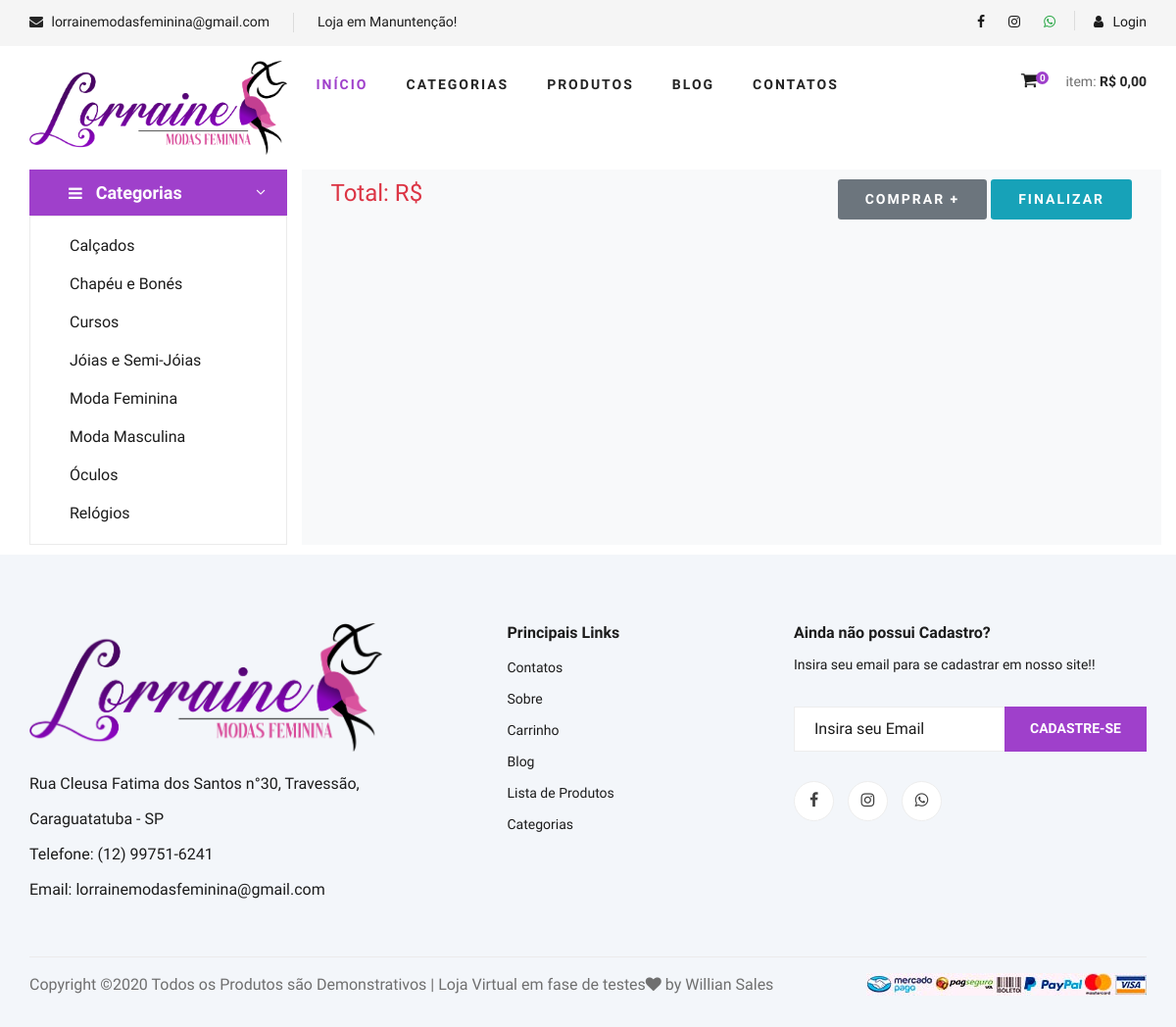
Page /carrinho.php on the committed database.
### tables this page shows
CREATE TABLE `categorias` (
  `id` int(11) NOT NULL AUTO_INCREMENT,
  `nome` varchar(50) NOT NULL,
  `nome_url` varchar(50) NOT NULL,
  `imagem` varchar(100) NOT NULL,
  PRIMARY KEY (`id`)
);

### carrinho.php (the view, shortened to what this page needs)
<?php
require_once("cabecalho.php");
?>
<section class="hero hero-mobile">
  <div class="container">
    <div class="row">
      <div class="col-lg-3">
        <div class="hero__categories">
          <div class="hero__categories__all">
            <i class="fa fa-bars"></i>
            <span>Categorias</span>
          </div>
          <ul>
            <?php
            $query = $pdo->query("SELECT * FROM categorias order by nome asc ");
            $res = $query->fetchAll(PDO::FETCH_ASSOC);
            for ($i=0; $i < count($res); $i++) {
              $nome = $res[$i]['nome'];
              $nome_url = $res[$i]['nome_url'];
              ?>
              <li><a href="sub-categoria-de-<?php echo $nome_url ?>"><?php echo $nome ?></a></li>
            <?php } ?>
          </ul>
        </div>
      </div>
<section class="shoping-cart spad bg-light col-lg-9">
    <div class="container">
        <div class="row">
          <div class="col-md-6">
            <h4 class="text-danger">Total: R$<span id="valor_total" class="ml-1"> </span></h4>
          </div>
          <div align="right" class="col-md-6">
             <a href="lista-produtos.php" type="button" id="btn-comprar" class="bg-secondary primary-btn btn-sm" data-dismiss="modal">Comprar +</a>
             <a href="" onclick="finalizarPedido()" type="submit" name="btn-finalizar" id="btn-finalizar" class="primary-btn bg-info btn-sm">Finalizar</a>
          </div>
        </div>
    </div>
</section>
      </div>
    </div>
</section>
<?php
require_once("rodape.php");
?>

### css/style.css (style rules this page uses)
html, body { height: 100%; font-family: "Cairo", sans-serif; -webkit-font-smoothing: antialiased; font-smoothing: antialiased; }
h1, h2, h3, h4, h5, h6 { margin: 0; color: #111111; font-weight: 400; font-family: "Cairo", sans-serif; }
h4 { font-size: 24px; }
ul, ol { padding: 0; margin: 0; }
.spad { padding-top: 100px; padding-bottom: 100px; }
.primary-btn { display: inline-block; font-size: 14px; padding: 10px 28px 10px; color: #ffffff; text-transform: uppercase; font-weight: 700; background: #9F40CB; letter-spacing: 2px; }
.hero { padding-bottom: 10px; }
.hero__categories__all { background: #9F40CB; position: relative; padding: 10px 25px 10px 40px; cursor: pointer; }
.hero__categories__all i { font-size: 16px; color: #ffffff; margin-right: 10px; }
.hero__categories__all span { font-size: 18px; font-weight: 700; color: #ffffff; }
.hero__categories__all:after { position: absolute; right: 18px; top: 9px; content: "3"; font-family: "ElegantIcons"; font-size: 18px; color: #ffffff; }
.hero__categories ul { border: 1px solid #ebebeb; padding-left: 40px; padding-top: 10px; padding-bottom: 12px; }
.hero__categories ul li { list-style: none; }
.hero__categories ul li a { font-size: 16px; color: #1c1c1c; line-height: 39px; display: block; }
.shoping-cart { padding-top: 10px; padding-bottom: 80px; }
@media only screen and (min-width: 1200px) { .container { max-width: 1170px; } }

### rows in the picture
categorias: nome "Calçados"
categorias: nome "Chapéu e Bonés"
categorias: nome "Cursos"
categorias: nome "Jóias e Semi-Jóias"
categorias: nome "Moda Feminina"
categorias: nome "Moda Masculina"
categorias: nome "Óculos"
categorias: nome "Relógios"

### other values in the picture
$email "lorrainemodasfeminina@gmail.com"
$texto_destaque "Loja em Manuntenção!"
$linhas "0"
$total_c "0,00"
$endereco_loja "Rua Cleusa Fatima dos Santos n°30, Travessão, Caraguatatuba - SP"
$telefone "(12) 99751-6241"
